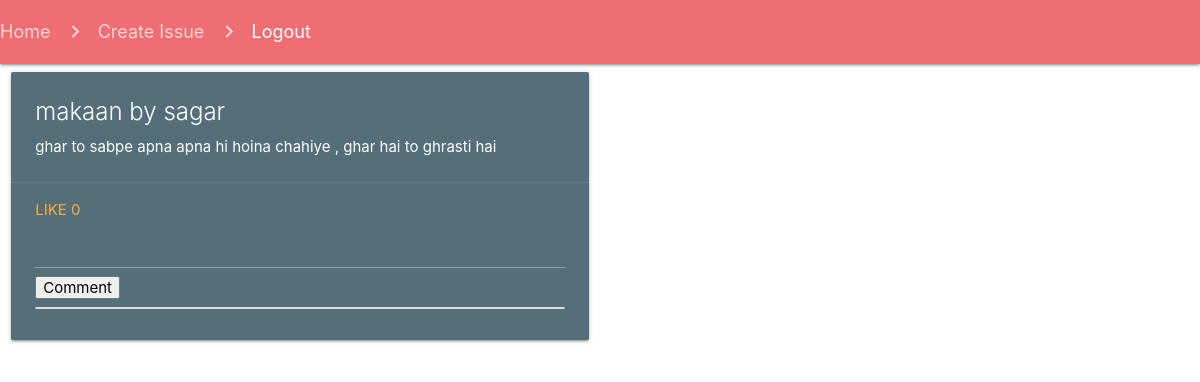
/main/particular_issue/4 (signed in), run on an earlier commit of the app's database.
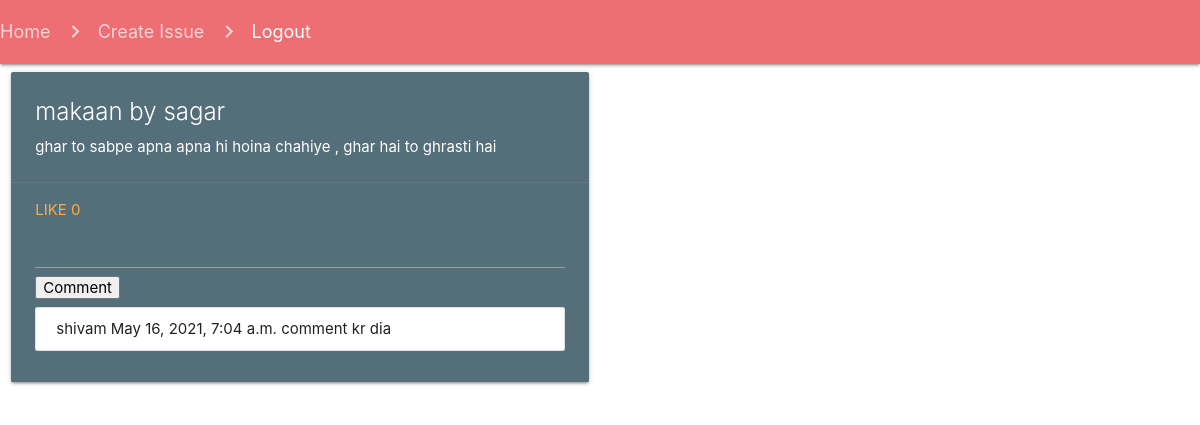
And on a later commit of the database.
### main/models.py (models this page shows)
class SocialIssueComments(models.Model):
    user=models.ForeignKey(User,on_delete=models.CASCADE)
    social_issue=models.ForeignKey(SocialIssue,on_delete=models.CASCADE,related_name="comments")
    comment=models.TextField()
    submit_date=models.DateTimeField(auto_now_add=True)

### main/views.py (the view, shortened to what this page needs)
# urls.py: path("particular_issue/<int:pk>", views.particular_issue, name="particular_issue"),
@login_required(login_url="login")
def particular_issue(request, pk):
    issue = get_object_or_404(models.SocialIssue, pk=pk)
    comments = models.SocialIssueComments.objects.filter(social_issue=issue).order_by(
        "-submit_date"
    )
    d = {"issue": issue, "comments": comments}
    return render(request, "main/particular_issue.html", d)

### main/models.py (called while the page is built)
    def get_likes(self):
        return self.likes.count()

### templates/main/particular_issue.html (shortened to what this page needs)
{% extends 'main/base.html' %} {% load static %} {% block content %}
<nav>
  <div class="nav-wrapper">
    <div class="col s12">
      <a href="{% url 'home' %}" class="breadcrumb">Home</a>
      <a href="{% url 'create_issue' %}" class="breadcrumb">Create Issue</a>
      <a href="{% url 'logout' %}" class="breadcrumb">Logout</a>
    </div>
  </div>
</nav>
<div class="row">
  <div class="col s12 m6">
    <div class="card blue-grey darken-1">
      <div class="card-content white-text">
        <span class="card-title">{{issue.title}} by {{issue.user}}</span>
        <p>{{issue.description}}</p>
      </div>
      <div class="card-action" data-id="{{issue.id}}">
        <a href="#" class="like-icon" data-id="{{issue.id}}">
          Like {{issue.get_likes}}</a
        >
        <form action="" method="POST">
          <input type="text" name="comment" />
          <button type="Submit">Comment</button>
        </form>
        <ul class="collection">
          {% for comment in comments %}
          <li class="collection-item">
            {{comment.user}} {{comment.submit_date}} {{comment.comment}}
          </li>
          {% endfor %}
        </ul>
      </div>
    </div>
  </div>
</div>
{% endblock content %}

What changed in the data, as far as the page shows it:
added SocialIssueComments: user "shivam", submit_date "May 16, 2021, 7:04 a.m.", comment "comment kr dia"
